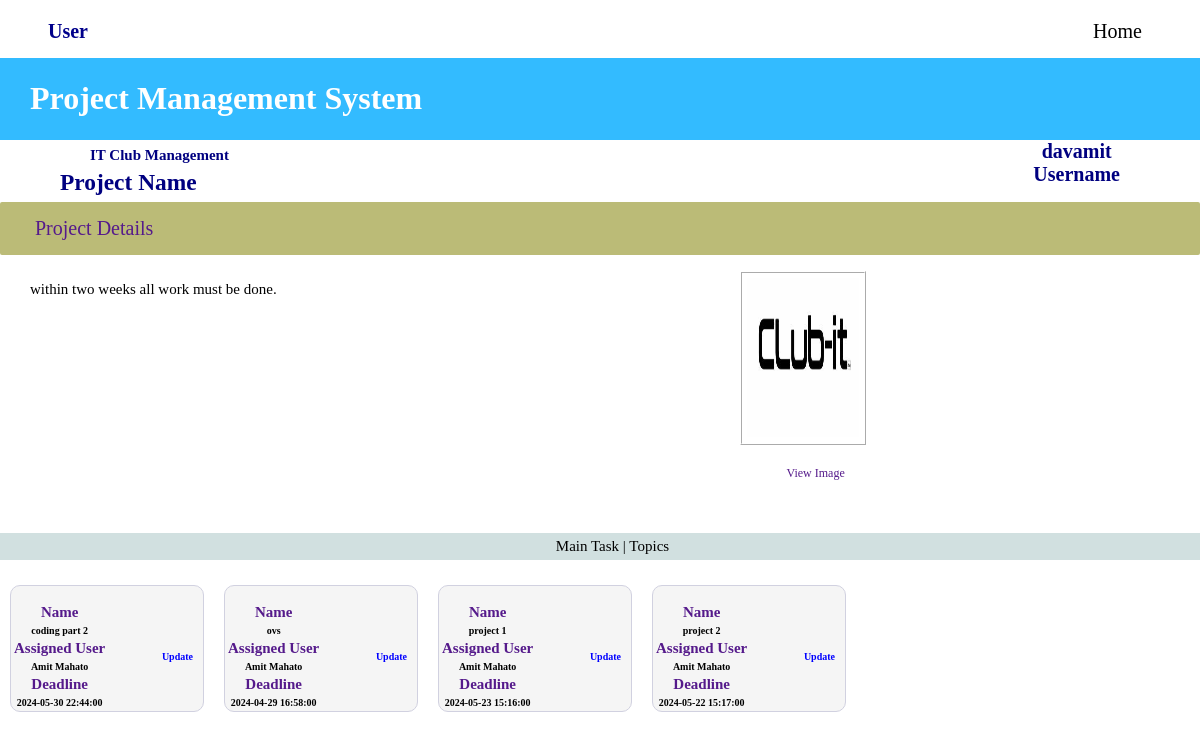
The app's page /project/project_details.php?id=9 (signed in) with its own data.
### tables this page shows
CREATE TABLE `users` (
  `id` int(11) NOT NULL,
  `fullname` varchar(255) NOT NULL,
  `email` varchar(50) DEFAULT NULL,
  `phone` int(11) DEFAULT NULL,
  `address` varchar(255) NOT NULL,
  `username` varchar(255) DEFAULT NULL,
  `password` varchar(255) DEFAULT NULL,
  `department_id` int(11) DEFAULT NULL,
  `role` varchar(20) NOT NULL,
  `created_date` timestamp NOT NULL DEFAULT current_timestamp() ON UPDATE current_timestamp()
);

CREATE TABLE `project` (
  `id` int(11) NOT NULL,
  `project_name` varchar(255) NOT NULL,
  `file_type` int(11) NOT NULL,
  `file` varchar(255) DEFAULT NULL,
  `cost` int(11) NOT NULL,
  `project_details` text DEFAULT NULL,
  `created_date` timestamp NOT NULL DEFAULT current_timestamp() ON UPDATE current_timestamp(),
  `deadline` datetime DEFAULT NULL
);

CREATE TABLE `main_task` (
  `Id` int(11) NOT NULL,
  `name` varchar(255) NOT NULL,
  `project_id` int(11) DEFAULT NULL,
  `user_id` int(11) DEFAULT NULL,
  `deadline` datetime DEFAULT NULL,
  `created_date` timestamp NOT NULL DEFAULT current_timestamp() ON UPDATE current_timestamp()
);

### project/view_topic.php (the view, shortened to what this page needs)
<center>
    <?php
    if($userType=="user"){
        $sql = "SELECT * FROM main_task where project_id=$project_id and user_id=$user_admin_id";
        $result_task = mysqli_query($conn, $sql);
        $num_topic = mysqli_num_rows($result_task);
        if ($num_topic > 0)
        {
            while ($row_task = mysqli_fetch_assoc($result_task))
            {
                $fetched_main_task_id = $row_task['Id'];
                $fetched_Topic_name = $row_task['name'];
                $fetched_topic_deadline = $row_task['deadline'];
                $fetched_assigned_userId = $row_task['user_id'];
                $sql_user = "SELECT * FROM users where id=$fetched_assigned_userId";
                $result_user = mysqli_query($conn, $sql_user);
                $num_user = mysqli_num_rows($result_user);
                if ($num_user > 0)
                    {
                        while ($row_user = mysqli_fetch_assoc($result_user))
                        {
                            $fetched_user_name = $row_user['fullname'];
                        }
                    }
                    echo "<a href='../task_mgmt/sub_task_list.php?main_task_id=".$fetched_main_task_id."&project_id=".$project_id."'>
                    <div class='view_topics'>";
                        echo "<div class='topic_box'>";
    ?>
                    <div class='topic_box_content'>
                        <table border=0>
                            <tr><th><?php echo "Name"; ?></th></tr>
                            <tr><td><?php echo $fetched_Topic_name; ?></td></tr>
                            <tr><th><?php echo "Assigned User"; ?></th></tr>
                            <tr><td><?php echo $fetched_user_name; ?></td></tr>
                            <tr><th><?php echo "Deadline"; ?></th></tr>
                            <tr><td><?php echo $fetched_topic_deadline; ?></td></tr>
                        </table>
                    </div>
                    <div class='topic_box_content'>
                        <a href="../task_mgmt/update_main_task.php?id=<?php echo $fetched_main_task_id?>&user_id=<?php echo $fetched_assigned_userId;?>&project_id=<?php echo $project_id;?>" class="action_UD">Update</a>
                    </div>
                    <?php
                        echo "</div>";
            }
            echo "</div>";
        }
        else
        {
            echo "No records found.";
        }
    }
    ?>
</center>

### project/project_details.php (shortened to what this page needs)
<?php
include '../dbconnect/dbconnect.php';
$user_admin_id=$_SESSION['Login_session'];
$userType= $_SESSION["user_type"];
$project_id = $_GET['id'];
?>
<!DOCTYPE html>
<html lang="en">
<head>
    <link rel="stylesheet" href="../css/project_details.css">
    <link rel="stylesheet" href="../css/headpname.css">
</head>
<body>
    <?php
        if($userType== "admin" || $userType== "foreman" || $userType== "user")
        {
    ?>
        <div class="main">
        <?php
            include '../interface_nav.php';
            include '../Assignment/header/header.php';
                            ?>
            <table border="0">
                <div class="project_info">
                    <?php
                        if (isset($_GET['id']))
                        {
                            $project_id = $_GET['id'];
                            $sql="select * from project where id=$project_id" ;
                            $result_view=mysqli_query($conn,$sql);
                            $row_view=mysqli_fetch_assoc($result_view);
                            $fetched_file_type=$row_view['file_type'];
                            $fetched_project_details=$row_view['project_details'];
                    ?>
                        <div id="project_details">
                            <div id="details">
                                Project Details
                            </div>
                            <div class='assign'>
                            </div>
                        </div>
                </div>
                <div class="info_flex">
                    <div class="info_body">
                        <div class="detailed_info_left">
                            <div id='msg'>
                                <?php
                                    if(!$fetched_project_details)
                                    {
                                        echo "No Descriptions Available to this Project";
                                    }
                                    else
                                    {
                                        echo $fetched_project_details;
                                    }
                                ?>
                            </div>
                        </div>
                        <div class="right">
                            <div id="file">
                                <div id="project_file">
                                    <?php
                                        if($fetched_file_type==1){ ?>
                                        <a class="imgpdf" href="fullimg.php?url=<?php echo $row_view['file'] ; ?>?type=<?php echo $fetched_file_type; ?>">
                                        <img style="height:10rem; width:7rem;" src="<?php echo $row_view['file'] ; ?>"><p id="view_file">View Image</p>
                                        </a>
                                    <?php
                                        }
                                        elseif($fetched_file_type==2)
                                        {
                                    ?>
                                        <a class="imgpdf" href="fullpdf.php?url=<?php echo $row_view['file'] ; ?>?type=<?php echo $fetched_file_type; ?>">
                                        <embed style="height:10rem; width:7rem;" src="<?php echo $row_view['file']; ?>" type="application/pdf" /><p id="view_file">View PDF</p>
                                        </a>
                                    <?php
                                        }
                                    ?>
                                </div>
                            </div>
                        </div>
                    </div>
                <?php
                        }
                ?>
                </table>
            <div class="topics_View_nav">
                <p Class="">Main Task | Topics</p>
            </div>
            <div class="taskname">
            <?php
                include "./view_topic.php";
            ?>
            </div>
        </div>
    <?php }
    ?>
</body>
</html>

### interface_nav.php (shortened to what this page needs)
<div class="top_nav">
            }?><?php
            if($userType=="user")
            {?>
                <h2 class="dashboard">User</h2>
                <a href="../interface.php" class="top_nav_bar">Home</a>
            <?php
            }?>
        </div>
        <div class="head">
            <h1>Project Management System</h1>
        </div>
        <?php
        if($userType=="admin")
        {
            $admin_id = mysqli_real_escape_string($conn, $user_admin_id);
            $admin_name_query = "SELECT * FROM admin WHERE id = '$admin_id'";
            $result_admin_name = mysqli_query($conn, $admin_name_query);
            $num_admin = mysqli_num_rows($result_admin_name);
            if ($num_admin > 0)
            {
                $admin_row = mysqli_fetch_array($result_admin_name);
                $admin_name = $admin_row['username'];
            }
            else
            {
                $db_name = "Unknown Admin";
            }
        ?>
        <div class="nav">
            <h2 class="admin_name"><?php echo $admin_name;?><br><?php echo "Username"; ?></h2>
        </div>
        <?php
        }
        elseif($userType=="user")
        {
            $user_id = mysqli_real_escape_string($conn, $user_admin_id);
            $user_name_query = "SELECT * FROM users WHERE id = '$user_id'";
            $result_user_name = mysqli_query($conn, $user_name_query);
            $num_user = mysqli_num_rows($result_user_name);
            if ($num_user > 0)
            {
                $user_row = mysqli_fetch_array($result_user_name);
                $user_name = $user_row['username'];
            }
            else
            {
                $db_name = "Unknown Admin";
            }
        ?>
            <div class="nav">
             <h2 class="foreman_name"><?php echo $user_name;?><br><?php echo "Username"; ?></h2>
            </div>
        <?php
        }?>

### Assignment/header/header.php (shortened to what this page needs)
<?php
    if($userType== "admin" || $userType== "foreman" || $userType=="user")
    { ?>
        <div class="mainhead">
            <table border="0">
                <div class="project_info">
                    <?php
                        $sql="select * from project where id=$project_id" ;
                        $result_view=mysqli_query($conn,$sql);
                        $row_view=mysqli_fetch_assoc($result_view);
                        $fetched_project_name=$row_view['project_name'];
                    ?>
                    <div id="project_name">
                    <h3 class="p_n">
                            <?php
                            echo $fetched_project_name ;
                            ?>
                        </h3>
                        <?php if($userType=="user"){?>
                    <h3> Project Name </h3>
                    <?php }
                    else
                    { ?>
                        <h3 class="p">Project Name </h3>
                    <?php } ?>
                    </div>
                </div>
            </table>
        </div>
    <?php
    }?>

### css/project_details.css (style rules this page uses)
body { margin: 0px; padding: 0px; }
#project_details { width:100%; margin-top: 10px; background-color: #bbbb77; border-radius: 2px; display: flex; flex-direction: row; margin-top: 5px; }
#details { flex:1; font-size: 20px; font-style: bold; color: #551A8B; border-radius: 3px; margin:10px 10px 10px 30px; text-decoration: none; padding: 5px; }
#msg { font-size: 15px; text-align: justify; }
#file { text-align: center; align-items: center; }
#view_file { font-size: 12px; }
.topics_View_nav { background-color: #d1e0e0; width: 100%; height: fit-content; text-align: center; }
a { color: #551A8B; text-decoration: none; }
.info_body { display: flex; gap: 10px; margin-bottom: 10px; margin-top: 0px; padding-bottom: 10px; width: 80%; }
.info_flex { display: flex; }
.right { flex: 5; margin-top: 1rem; }
.detailed_info_left { flex: 9.5; border: 0px; direction: right; max-width: 100vw; border: 0px; padding: 10px; margin-left: 20px; padding: 10px; margin-top: 1rem; }
.assign { margin: 10px; font-size: 20px; text-decoration: none; padding: 5px; }
.topic_box { background-color: whitesmoke; height: max-content; width: 12rem; margin-top: 15px; margin: 10px; padding-top: 15px; text-align: center; font-weight: bold; border: 1px solid #d1d1e0; border-radius: 10px; display: flex; flex-direction: row; justify-content: space-between; }
.topic_box_content { display: flex; flex-direction: column; width: 70%, 30%; align-items: center; justify-content: center; }
.action_UD { margin: 5px; color: blue; font-size: 10px; padding: 5px; border-radius: 10px; }
td { font-size: 10px; color: black; text-align: center; }
th { font-size: 15px; text-align: center; }
.view_topics { display: flex; flex-wrap: wrap; }
img, embed { background-color: #ffffff; border: 2px ridge #ffffff; shadow: 5px 10px #888888; padding: 5px; }

### css/headpname.css (style rules this page uses)
.top_nav { height: 3rem; width: 100%; margin-top: 10px; border-radius: 3px; justify-content: center; }
.dashboard { margin: 10px; margin-top: 10px; padding: 0px; justify-content: center; color: darkblue; margin-left: 3rem; float: left; }
h2 { font-size: 20px; }
.head { background-color: #33bbff; padding: 1px; color: White; padding-left: 30px; }
.foreman_name, .admin_name { float: right; margin-right: 5rem; margin-top: 0px; text-align: center; justify-content: center; color: #000080; }
.top_nav_bar { background-color: white; color: black; float: right; margin-right: 3rem; padding: 10px; border-radius: 4px; text-decoration: none; font-family: "Times New Roman", Times, serif; font-size: 20px; }
.mainhead { float: left; margin-left: 30px; color:#000080; font-weight: bold; font-size: 15px; margin-top: 2px; }
h3 { margin: 0px; padding: 0px; }
#project_name { font-size: 20px; margin-left: 30px; }
.p_n,p { font-size: 15px; margin-left: 25px; padding: 5px; }

### project/project_details.php (style rules this page uses)
.assign { float: right; text-decoration: none; color:white; }

### records on screen
users: username "davamit"
project: project_name "IT Club Management", project_details "within two weeks all work must be done.", file (picture)
main_task: name "coding part 2", user.fullname "Amit Mahato", deadline "2024-05-30 22:44:00"
main_task: name "ovs", user.fullname "Amit Mahato", deadline "2024-04-29 16:58:00"
main_task: name "project 1", user.fullname "Amit Mahato", deadline "2024-05-23 15:16:00"
main_task: name "project 2", user.fullname "Amit Mahato", deadline "2024-05-22 15:17:00"
